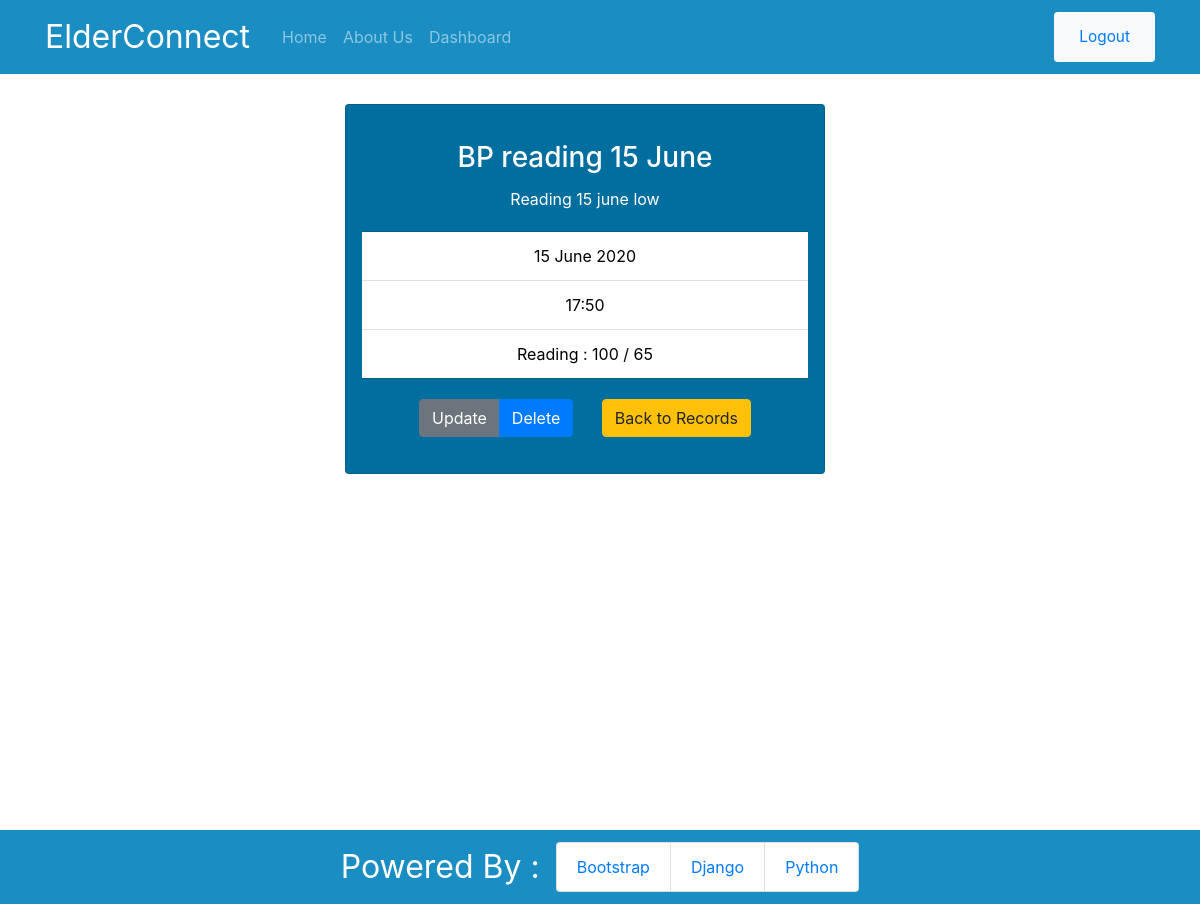
The app's page /blood-pressure/9/ (signed in) with its own data.
### app/models.py (models this page shows, shortened)
class BloodPressure(models.Model):
    title = models.CharField(max_length=100)
    comments = models.CharField(max_length=300)
    date = models.DateField(default=date.today)
    time = models.TimeField()
    systolic = models.PositiveIntegerField(validators=[MaxValueValidator(200)])
    diastolic = models.PositiveIntegerField(validators=[MaxValueValidator(150)])
    user = models.ForeignKey(User, on_delete=models.CASCADE)

### app/views.py (the view, shortened to what this page needs)
# urls.py: path('blood-pressure/<int:pk>/', views.BPDetailView.as_view(), name='web-bp-detail'),
class BPDetailView(LoginRequiredMixin, DetailView):
    model = BloodPressure

### app/templates/app/bloodpressure_detail.html
{% extends 'app/base.html' %}
{% block content %}
<div class="text-center">
    <div class="row container-fluid justify-content-center">
        <div class="card reminder-detail">
            <div class="card-body">
                <h3 class="card-title">{{ object.title}}</h3>
                <p class="card-text">{{ object.comments }}</p>
            </div>
            <ul class="list-group list-group-flush reminder-detail-timings">
                <li class="list-group-item">{{ object.date|date:"d F Y" }}</li>
                <li class="list-group-item">{{ object.time|time:'H:i' }}</li>
                <li class="list-group-item">Reading : {{ object.systolic}} / {{ object.diastolic }}
            </ul>
            <div class="card-body">
                <div class="btn-group mr-4">
                    <a class="btn btn-secondary" href="{% url 'web-bp-update' object.id %}" >Update</a>
                    <a class="btn btn-primary" href="{% url 'web-bp-delete' object.id %}" >Delete</a>
                </div>
                <div class="btn-group">
                    <a class="btn btn-warning" href="{% url 'web-bp' %}" class=>Back to Records</a>
                </div>
            </div>
        </div>
    </div>
</div>
{% endblock content %}

### app/static/app/main.css (style rules this page uses)
.base-body { margin-top: 6.5em; }
.card { background-color: #006E9E; color: white; }
.reminder-detail { padding: 1em; width: 30em; }
.reminder-detail-timings { color: black; }

### records on screen
BloodPressure: title "BP reading 15 June", comments "Reading 15 june low", date "15 June 2020", time "17:50", systolic "100", diastolic "65"
